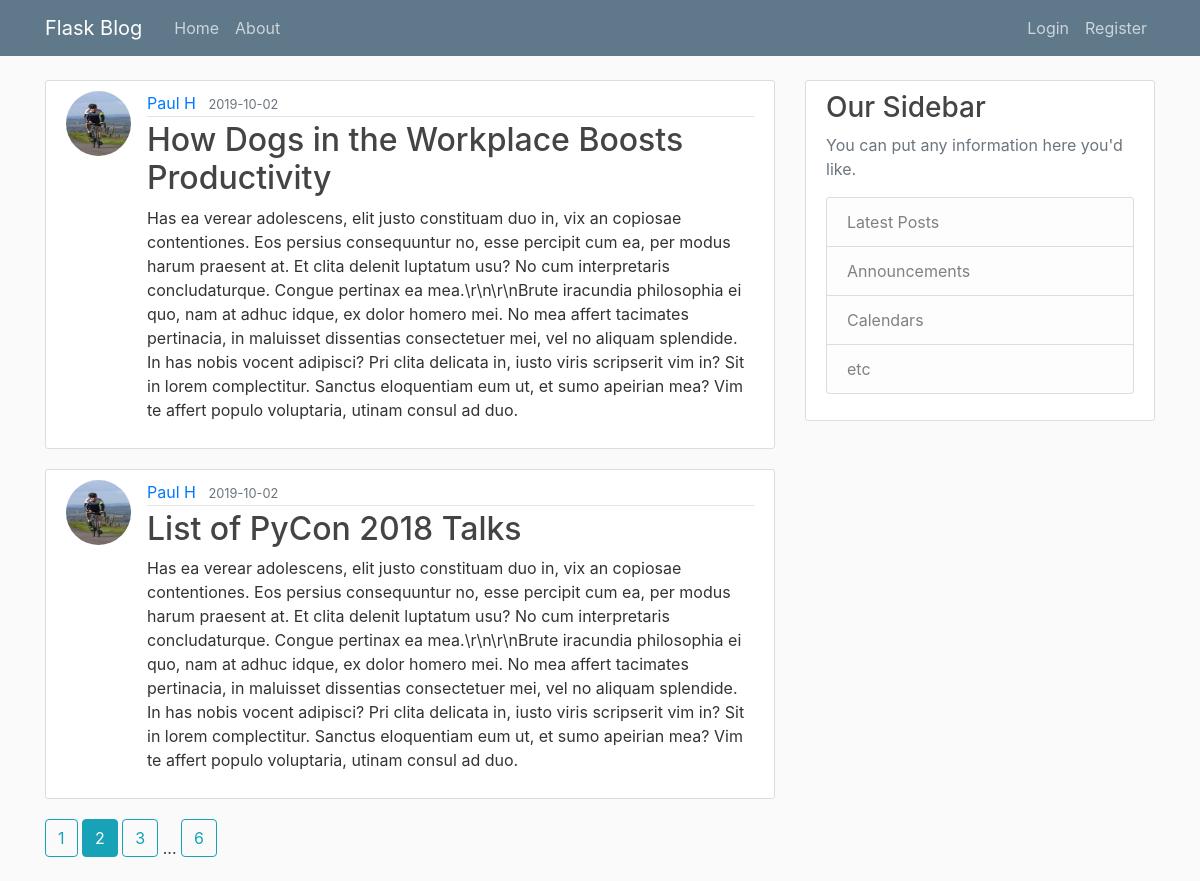
The page /home?page=2 on the database its author committed.
### flaskblog/models.py (models this page shows, shortened)
class Post(db.Model):
    id = db.Column(db.Integer, primary_key=True)
    title = db.Column(db.String(100), nullable=False)
    date_posted = db.Column(db.DateTime, nullable=False, default=datetime.utcnow)
    content = db.Column(db.Text, nullable=False)
    user_id = db.Column(db.Integer, db.ForeignKey('user.id'), nullable=False)

class User(db.Model, UserMixin):
    id = db.Column(db.Integer, primary_key=True)
    username = db.Column(db.String(20), unique=True, nullable=False)
    email = db.Column(db.String(120), unique=True, nullable=False)
    image_file = db.Column(db.String(20), nullable=False, default='default.jpg')
    password = db.Column(db.String(60), nullable=False)
    posts = db.relationship('Post', backref='author', lazy=True)

### flaskblog/main/routes.py (the view)
@main.route('/')
@main.route('/home')
def home():
    page = request.args.get('page', 1, type=int)
    posts = Post.query.order_by(Post.date_posted.desc()).paginate(per_page=2, page=page)
    return render_template('home.html', posts=posts)

### flaskblog/templates/home.html
{% extends 'layout.html' %}
{% block content %}
    {% for post in posts.items %}
    <article class="media content-section">
        <img class="rounded-circle article-img" src="{{ url_for('static', filename='profile_pics/' + post.author.image_file) }}">
        <div class="media-body">
            <div class="article-metadata">
                <a class="mr-2" href="{{ url_for('users.user_posts', username=post.author.username) }}">{{ post.author.username }}</a>
                <small class="text-muted">{{ post.date_posted.strftime('%Y-%m-%d') }}</small>
            </div>
            <h2><a class="article-title" href="{{ url_for('posts.post', post_id=post.id) }}">{{ post.title }}</a></h2>
            <p class="article-content">{{ post.content }}</p>
        </div>
    </article>
    {% endfor %}
    {% for page_num in posts.iter_pages(left_edge=1, right_edge=1, left_current=1, right_current=2) %}
        {% if page_num %}
            {% if posts.page == page_num %}
                <a class="btn btn-info mb-4" href="{{ url_for('main.home', page=page_num) }}">{{ page_num }}</a>
            {% else %}
                <a class="btn btn-outline-info mb-4" href="{{ url_for('main.home', page=page_num) }}">{{ page_num }}</a>
            {% endif %}
        {% else %}
            ...
        {% endif %}
    {% endfor %}
{% endblock content %}

### flaskblog/static/main.css (style rules this page uses)
body { background: #fafafa; color: #333333; margin-top: 5rem; }
h1, h2, h3, h4, h5, h6 { color: #444444; }
.content-section { background: #ffffff; padding: 10px 20px; border: 1px solid #dddddd; border-radius: 3px; margin-bottom: 20px; }
.article-title { color: #444444; }
.article-content { white-space: pre-line; }
.article-img { height: 65px; width: 65px; margin-right: 16px; }
.article-metadata { padding-bottom: 1px; margin-bottom: 4px; border-bottom: 1px solid #e3e3e3 }

### rows shown on the page
Post: image_file (picture), author.username "Paul H", date_posted "2019-10-02", title "How Dogs in the Workplace Boosts Productivity", content "Has ea verear adolescens, elit justo constituam duo in, vix an copiosae contentiones. Eos persius consequuntur no, esse percipit cum ea, per modus harum praesent at. Et clita delenit luptatum usu? No cum interpretaris concludaturque. Congue pertinax ea mea.\\r\\n\\r\\nBrute iracundia philosophia ei quo, nam at adhuc idque, ex dolor homero mei. No mea affert tacimates pertinacia, in maluisset dissentias consectetuer mei, vel no aliquam splendide. In has nobis vocent adipisci? Pri clita delicata in, iusto viris scripserit vim in? Sit in lorem complectitur. Sanctus eloquentiam eum ut, et sumo apeirian mea? Vim te affert populo voluptaria, utinam consul ad duo."
Post: image_file (picture), author.username "Paul H", date_posted "2019-10-02", title "List of PyCon 2018 Talks", content "Has ea verear adolescens, elit justo constituam duo in, vix an copiosae contentiones. Eos persius consequuntur no, esse percipit cum ea, per modus harum praesent at. Et clita delenit luptatum usu? No cum interpretaris concludaturque. Congue pertinax ea mea.\\r\\n\\r\\nBrute iracundia philosophia ei quo, nam at adhuc idque, ex dolor homero mei. No mea affert tacimates pertinacia, in maluisset dissentias consectetuer mei, vel no aliquam splendide. In has nobis vocent adipisci? Pri clita delicata in, iusto viris scripserit vim in? Sit in lorem complectitur. Sanctus eloquentiam eum ut, et sumo apeirian mea? Vim te affert populo voluptaria, utinam consul ad duo."

### other values the page prints
{{ page_num }} "1" "3" "6"
{{ page_num }} "2"
